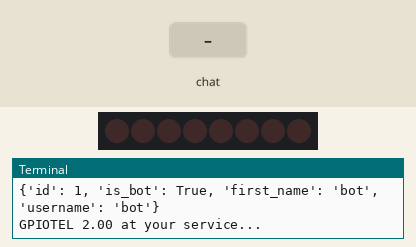
Bench run of a program on a simulated Raspberry Pi (BCM pin numbers). On the bench: 8 shift-register outputs drawn as a row of LEDs (first output left, lit = HIGH), the last lines printed to the terminal. The inputs (shaded band) are chosen by the test bench.

Above: at 1.5 s.
1.6 s: chat message "/led11" arrives
At 3.0 s:
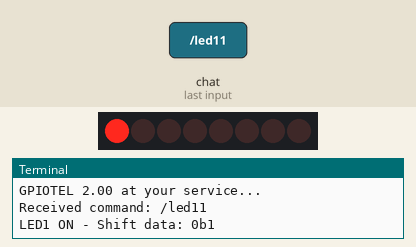
3.4 s: chat message "/led10" arrives
At 4.4 s:
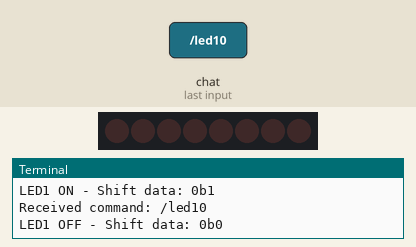
5.2 s: chat message "/led21" arrives
At 5.8 s:
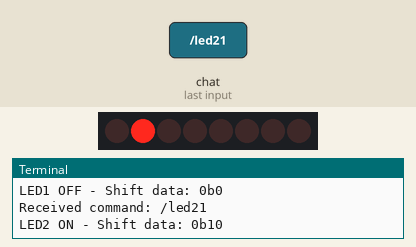
7.0 s: chat message "/led31" arrives
At 8.4 s:
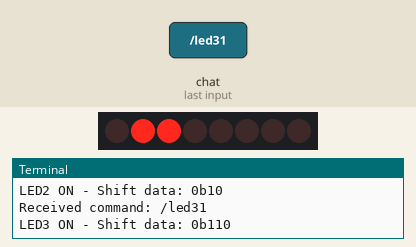
8.8 s: chat message "/led20" arrives
At 9.7 s:
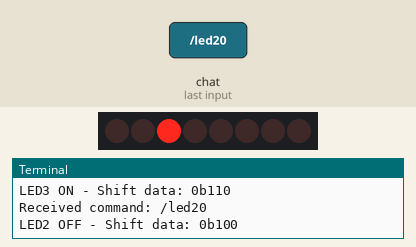
10.6 s: chat message "/led41" arrives
At 12.3 s:
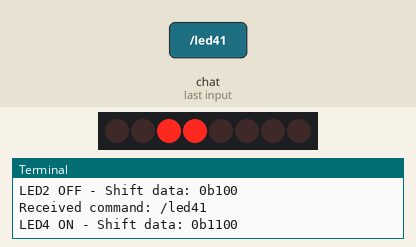
Timing chart, 0 to 13.4 s (numbered marks = the images above; inputs shaded):
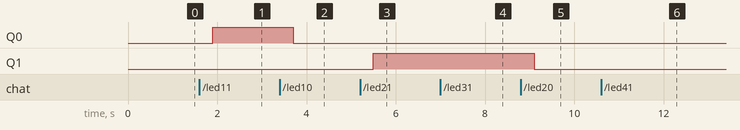

The program:

pi_telebot_shift_register.py
```python
import telepot
from telepot.loop import MessageLoop
import RPi.GPIO as GPIO
from time import sleep

GPIO.setmode(GPIO.BCM)
dataPin  = 24  # Pin for Data (GPIO 24)
latchPin = 23  # Pin for Latch (GPIO 23)
clockPin = 18  # Pin for Clock (GPIO 18)

GPIO.setup(dataPin, GPIO.OUT)
GPIO.setup(clockPin, GPIO.OUT)
GPIO.setup(latchPin, GPIO.OUT)

# Variables
shift_data = 0b00000000  # Initial state of the shift register (all LEDs off)
previous_shift_data = 0b00000000

# Function to update shift register
def update_shift_register():
    global shift_data, previous_shift_data
    if shift_data != previous_shift_data:
        previous_shift_data = shift_data
        GPIO.output(latchPin, GPIO.LOW)
        shift_out(shift_data)
        GPIO.output(latchPin, GPIO.HIGH)

# Shift out data (similar to Arduino's shiftOut function)
def shift_out(data):
    for i in range(8):
        GPIO.output(clockPin, GPIO.LOW)
        GPIO.output(dataPin, (data >> (7 - i)) & 0x01)
        GPIO.output(clockPin, GPIO.HIGH)


def handle(msg):
    global shift_data

    chat_id = msg['chat']['id']
    command = msg['text']
    print('Received command:', command)
#=========================================================
    if command == '/led11':
        shift_data |= 0b00000001
        bot.sendMessage(chat_id, "LED 1 ON")
        print(f"LED1 ON - Shift data: {bin(shift_data)}")
    elif command == '/led10':
        shift_data &= 0b11111110
        bot.sendMessage(chat_id, "LED 1 OFF")
        print(f"LED1 OFF - Shift data: {bin(shift_data)}")
#=========================================================
    elif command == '/led21':
        shift_data |= 0b00000010
        bot.sendMessage(chat_id, "LED 2 ON")
        print(f"LED2 ON - Shift data: {bin(shift_data)}")
    elif command == '/led20':
        shift_data &= 0b11111101
        bot.sendMessage(chat_id, "LED 2 OFF")
        print(f"LED2 OFF - Shift data: {bin(shift_data)}")
#=========================================================
    elif command == '/led31':
        shift_data |= 0b00000100
        bot.sendMessage(chat_id, "LED 3 ON")
        print(f"LED3 ON - Shift data: {bin(shift_data)}")
    elif command == '/led30':
        shift_data &= 0b11111011
        bot.sendMessage(chat_id, "LED 3 OFF")
        print(f"LED3 OFF - Shift data: {bin(shift_data)}")
#=========================================================
    elif command == '/led41':
        shift_data |= 0b00001000
        bot.sendMessage(chat_id, "LED 4 ON")
        print(f"LED4 ON - Shift data: {bin(shift_data)}")
    elif command == '/led40':
        shift_data &= 0b11110111
        bot.sendMessage(chat_id, "LED 4 OFF")
        print(f"LED4 OFF - Shift data: {bin(shift_data)}")
#=========================================================
    elif command == '/led51':
        shift_data |= 0b00010000
        bot.sendMessage(chat_id, "LED 5 ON")
        print(f"LED5 ON - Shift data: {bin(shift_data)}")
    elif command == '/led50':
        shift_data &= 0b11101111
        bot.sendMessage(chat_id, "LED 5 OFF")
        print(f"LED5 OFF - Shift data: {bin(shift_data)}")
#=========================================================
    elif command == '/led61':
        shift_data |= 0b00100000
        bot.sendMessage(chat_id, "LED 6 ON")
        print(f"LED6 ON - Shift data: {bin(shift_data)}")
    elif command == '/led60':
        shift_data &= 0b11011111
        bot.sendMessage(chat_id, "LED 6 OFF")
        print(f"LED6 OFF - Shift data: {bin(shift_data)}")
#=========================================================
    elif command == '/led71':
        shift_data |= 0b01000000
        bot.sendMessage(chat_id, "LED 7 ON")
        print(f"LED7 ON - Shift data: {bin(shift_data)}")
    elif command == '/led70':
        shift_data &= 0b10111111
        bot.sendMessage(chat_id, "LED 7 OFF")
        print(f"LED7 OFF - Shift data: {bin(shift_data)}")
#=========================================================
    elif command == '/led81':
        shift_data |= 0b10000000
        bot.sendMessage(chat_id, "LED 8 ON")
        print(f"LED8 ON - Shift data: {bin(shift_data)}")
    elif command == '/led80':
        shift_data &= 0b01111111
        bot.sendMessage(chat_id, "LED 8 OFF")
        print(f"LED8 OFF - Shift data: {bin(shift_data)}")
#=========================================================
    update_shift_register()

# Initialize the shift register to known state
update_shift_register()

# Bot setup
bot = telepot.Bot('xxxxxxxxxxxxxxxxxxxxxxxxxxxxxxxxxxxxxxxxx')
print(bot.getMe())

MessageLoop(bot, handle).run_as_thread()
print('GPIOTEL 2.00 at your service...')

# Main loop - SIMPLE like Flask
try:
    while True:
        sleep(10)
except KeyboardInterrupt:
    print("Exiting...")
    GPIO.cleanup()
```

Measured:
- after the input at 1.6 s, Q0: LOW → HIGH after 0.30 s
- after the input at 3.4 s, Q0: HIGH → LOW after 0.30 s
- after the input at 5.2 s, Q1: LOW → HIGH after 0.30 s
- after the input at 8.8 s, Q1: HIGH → LOW after 0.30 s
